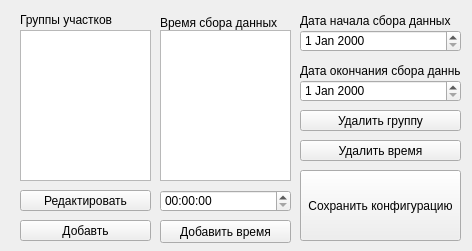
<?xml version="1.0" encoding="UTF-8"?>
<ui version="4.0">
 <class>listForm</class>
 <widget class="QWidget" name="listForm">
  <property name="geometry">
   <rect>
    <x>0</x>
    <y>0</y>
    <width>472</width>
    <height>251</height>
   </rect>
  </property>
  <property name="windowTitle">
   <string>Конфигурация анализа</string>
  </property>
  <property name="windowIcon">
   <iconset resource="../images/image.qrc">
    <normaloff>:/icons/ico.ico</normaloff>:/icons/ico.ico</iconset>
  </property>
  <widget class="QPushButton" name="viewGroupButton">
   <property name="geometry">
    <rect>
     <x>20</x>
     <y>190</y>
     <width>131</width>
     <height>21</height>
    </rect>
   </property>
   <property name="text">
    <string>Редактировать</string>
   </property>
  </widget>
  <widget class="QDateEdit" name="dateEdit_2">
   <property name="geometry">
    <rect>
     <x>300</x>
     <y>80</y>
     <width>161</width>
     <height>22</height>
    </rect>
   </property>
  </widget>
  <widget class="QPushButton" name="addGroupButton">
   <property name="geometry">
    <rect>
     <x>20</x>
     <y>220</y>
     <width>131</width>
     <height>21</height>
    </rect>
   </property>
   <property name="text">
    <string>Добавть</string>
   </property>
  </widget>
  <widget class="QListWidget" name="groupList">
   <property name="geometry">
    <rect>
     <x>20</x>
     <y>30</y>
     <width>131</width>
     <height>151</height>
    </rect>
   </property>
  </widget>
  <widget class="QDateEdit" name="dateEdit">
   <property name="geometry">
    <rect>
     <x>300</x>
     <y>30</y>
     <width>161</width>
     <height>22</height>
    </rect>
   </property>
  </widget>
  <widget class="QLabel" name="label_7">
   <property name="geometry">
    <rect>
     <x>20</x>
     <y>0</y>
     <width>141</width>
     <height>41</height>
    </rect>
   </property>
   <property name="text">
    <string>&lt;html&gt;&lt;head/&gt;&lt;body&gt;&lt;p&gt;Группы участков&lt;/p&gt;&lt;/body&gt;&lt;/html&gt;</string>
   </property>
  </widget>
  <widget class="QListWidget" name="timeList">
   <property name="geometry">
    <rect>
     <x>160</x>
     <y>30</y>
     <width>131</width>
     <height>151</height>
    </rect>
   </property>
  </widget>
  <widget class="QPushButton" name="addTimeButton">
   <property name="geometry">
    <rect>
     <x>160</x>
     <y>220</y>
     <width>131</width>
     <height>23</height>
    </rect>
   </property>
   <property name="text">
    <string>Добавить время</string>
   </property>
  </widget>
  <widget class="QTimeEdit" name="timeEdit">
   <property name="geometry">
    <rect>
     <x>160</x>
     <y>190</y>
     <width>131</width>
     <height>22</height>
    </rect>
   </property>
  </widget>
  <widget class="QLabel" name="label_4">
   <property name="geometry">
    <rect>
     <x>160</x>
     <y>2</y>
     <width>141</width>
     <height>41</height>
    </rect>
   </property>
   <property name="text">
    <string>Время сбора данных</string>
   </property>
  </widget>
  <widget class="QLabel" name="label_5">
   <property name="geometry">
    <rect>
     <x>300</x>
     <y>0</y>
     <width>161</width>
     <height>41</height>
    </rect>
   </property>
   <property name="text">
    <string>Дата начала сбора данных</string>
   </property>
  </widget>
  <widget class="QLabel" name="label_6">
   <property name="geometry">
    <rect>
     <x>300</x>
     <y>50</y>
     <width>161</width>
     <height>41</height>
    </rect>
   </property>
   <property name="text">
    <string>Дата окончания сбора данных</string>
   </property>
  </widget>
  <widget class="QPushButton" name="saveButton">
   <property name="geometry">
    <rect>
     <x>300</x>
     <y>170</y>
     <width>161</width>
     <height>71</height>
    </rect>
   </property>
   <property name="text">
    <string>Сохранить конфигурацию</string>
   </property>
  </widget>
  <widget class="QPushButton" name="delAreaButton">
   <property name="geometry">
    <rect>
     <x>300</x>
     <y>110</y>
     <width>161</width>
     <height>21</height>
    </rect>
   </property>
   <property name="text">
    <string>Удалить группу</string>
   </property>
  </widget>
  <widget class="QPushButton" name="delTimeButton">
   <property name="geometry">
    <rect>
     <x>300</x>
     <y>140</y>
     <width>161</width>
     <height>21</height>
    </rect>
   </property>
   <property name="text">
    <string>Удалить время</string>
   </property>
  </widget>
 </widget>
 <resources>
  <include location="../images/image.qrc"/>
 </resources>
 <connections/>
</ui>
